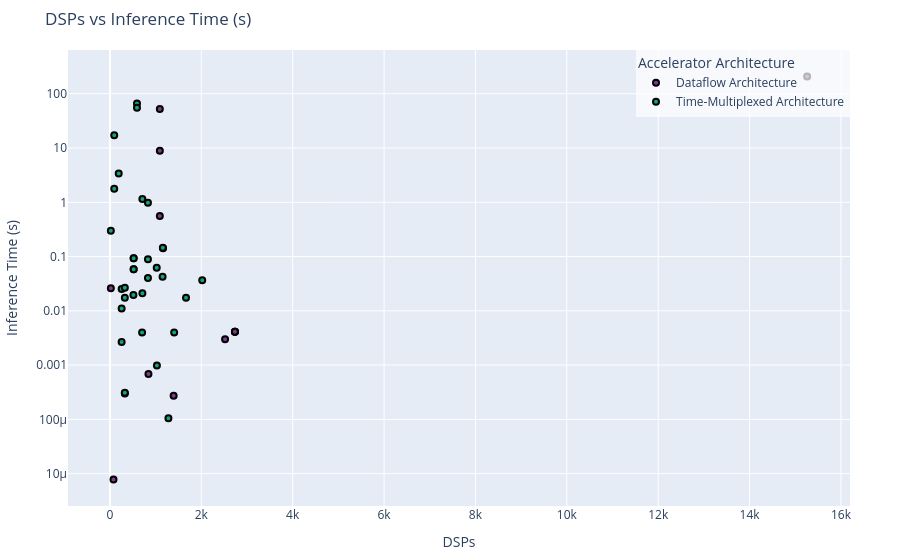

This figure's notebook cell:
### Code cell
# Function to convert energy units to Seconds
def convert_time_units(value):
    if isinstance(value, str):
        # Extract numeric value and unit
        match = re.search(r'(\d+(\.\d+)?)\s*(s|ms|mu s)', value)
        if match:
            num_value = float(match.group(1))
            unit = match.group(3)
            if unit == 'ms':
                return num_value / 1000  # Convert ms to s
            elif unit == 'mu s':
                return num_value / 1e6  # Convert us to s
            else:
                return num_value  # Already in Seconds
    return None

# Function to extract DSPs and convert latency to milliseconds
def extract_dsp(value):
    if isinstance(value, str):
        # Extract numeric value and unit
        match = re.search(r'(\d+(\.\d+)?)\s*(DSP|DSPs)', value)
        if match:
            num_value = float(match.group(1))
            return num_value
    return None

# Apply the function to extract DSPs and latency
temp_df = df_for_analysis[['FPGA Resources Consumption', 'Inference Time (Latency)', 'Accelerator Architecture']].dropna()
temp_df['Inference Time (s)'] = temp_df['Inference Time (Latency)'].apply(convert_time_units)
temp_df['DSPs'] = temp_df['FPGA Resources Consumption'].apply(extract_dsp)
# Remove rows with NaN values
temp_df = temp_df.dropna()
# Plot the data with a logarithmic scale on the y-axis and different colors for 'Accelerator Architecture'
scatter_plot(temp_df, 'DSPs', 'Inference Time (s)', 'DSPs vs Inference Time (s)', hue='Accelerator Architecture', x_log=False, y_log=True)
fancy_scatter_plot(temp_df, 'DSPs', 'Inference Time (s)', 'DSPs vs Inference Time (s)', hue='Accelerator Architecture', x_log=False, y_log=True)

### Figure 1 — Plotly figure (JSON) as saved in the notebook; plotly's stock layout.template omitted (floating-point values rounded to 4 significant figures)
{"data": [{"hovertemplate": "Accelerator Architecture=Dataflow Architecture<br>DSPs=%{x}<br>Inference Time (s)=%{y}<extra></extra>", "legendgroup": "Dataflow Architecture", "marker": {"color": "rgb(127, 60, 141)", "line": {"color": "#000000", "width": 2}, "symbol": "circle"}, "mode": "markers", "name": "Dataflow Architecture", "orientation": "v", "showlegend": true, "textfont": {"size": 16}, "type": "scatter", "x": [15260.0, 78.0, 2520.0, 1092.0, 1092.0, 1092.0, 2736.0, 2736.0, 2736.0, 843.0, 20.0, 1394.0], "xaxis": "x", "y": [207.6, 7.81e-06, 0.003, 52.57, 0.56, 8.95, 0.0041, 0.0041, 0.0041, 0.000687, 0.026, 0.000272], "yaxis": "y"}, {"hovertemplate": "Accelerator Architecture=Time-Multiplexed Architecture<br>DSPs=%{x}<br>Inference Time (s)=%{y}<extra></extra>", "legendgroup": "Time-Multiplexed Architecture", "marker": {"color": "rgb(17, 165, 121)", "line": {"color": "#000000", "width": 2}, "symbol": "circle"}, "mode": "markers", "name": "Time-Multiplexed Architecture", "orientation": "v", "showlegend": true, "textfont": {"size": 16}, "type": "scatter", "x": [592.0, 592.0, 1665.0, 1152.0, 192.0, 1163.0, 1158.0, 94.0, 94.0, 1280.0, 1024.0, 1406.0, 256.0, 256.0, 256.0, 710.0, 710.0, 832.0, 832.0, 832.0, 519.0, 519.0, 519.0, 519.0, 2020.0, 514.0, 1028.0, 20.0, 704.0, 326.0, 326.0, 326.0, 326.0], "xaxis": "x", "y": [66.0, 55.2, 0.0174, 0.04259, 3.4, 0.1417, 0.1448, 1.78, 17.12, 0.000105, 0.06219, 0.004, 0.02516, 0.00267, 0.01106, 1.155, 0.021, 0.9814, 0.0891, 0.0402, 0.09327, 0.09327, 0.05814, 0.05814, 0.03672, 0.01961, 0.00098, 0.2991, 0.004, 0.0003, 0.00031, 0.0175, 0.0267], "yaxis": "y"}], "layout": {"legend": {"bgcolor": "rgba(255, 255, 255, 0.7)", "bordercolor": "rgba(0, 0, 0, 0.5)", "orientation": "v", "title": {"text": "Accelerator Architecture"}, "tracegroupgap": 0, "x": 1, "xanchor": "auto", "y": 1, "yanchor": "auto"}, "margin": {"b": 50, "l": 50, "r": 50, "t": 50}, "title": {"text": "DSPs vs Inference Time (s)"}, "xaxis": {"anchor": "y", "domain": [0, 1], "title": {"text": "DSPs"}}, "yaxis": {"anchor": "x", "domain": [0, 1], "title": {"text": "Inference Time (s)"}, "type": "log"}}}
